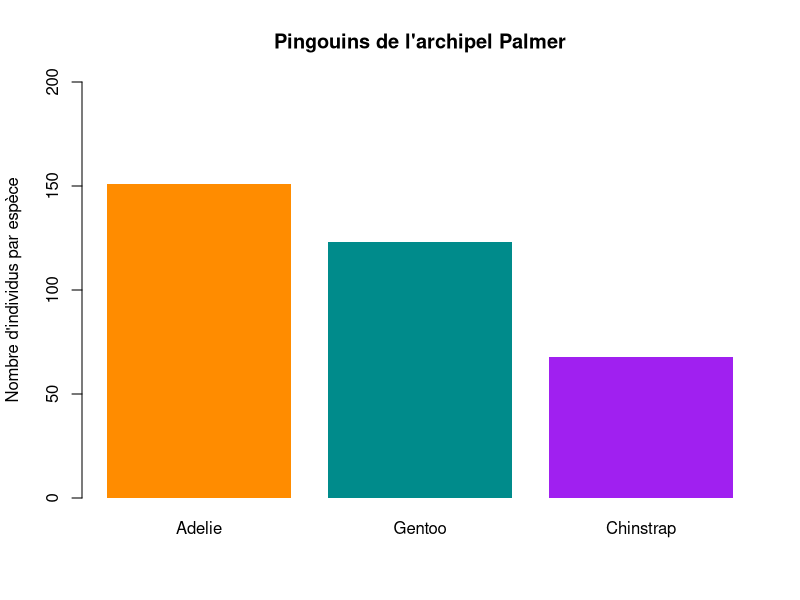
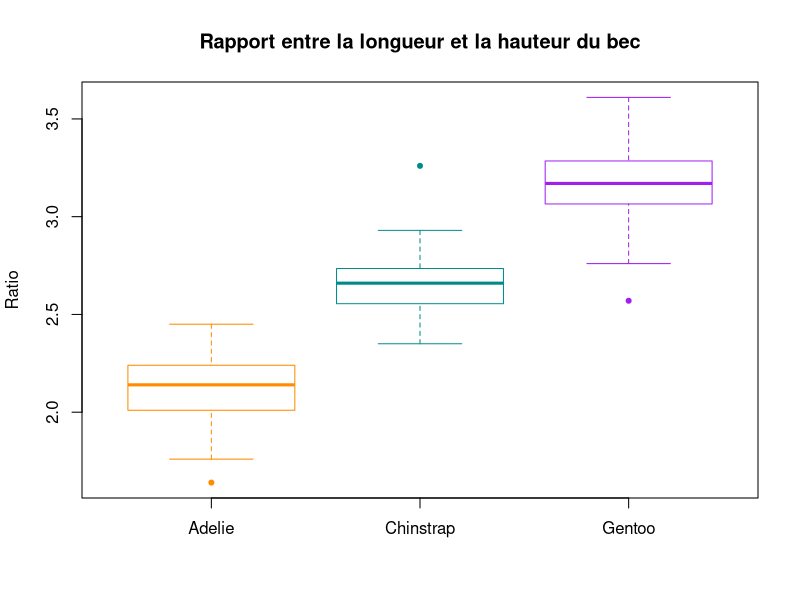
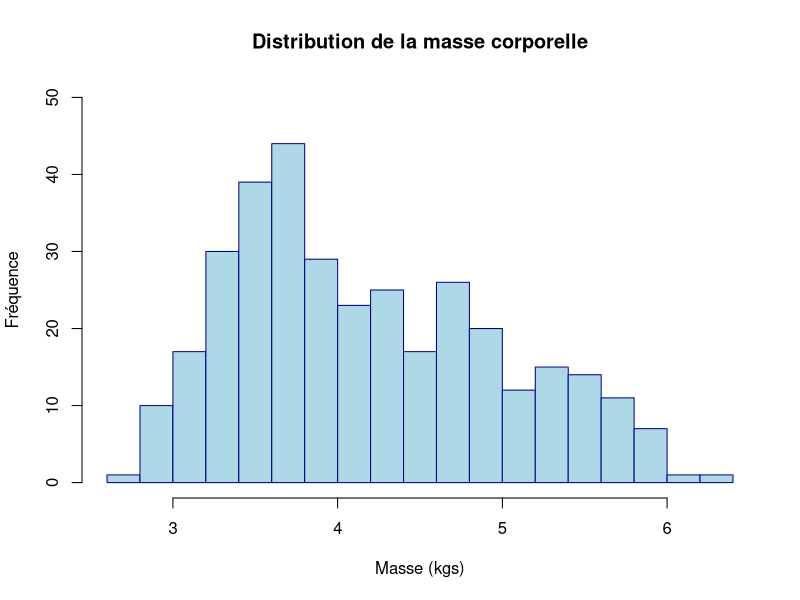
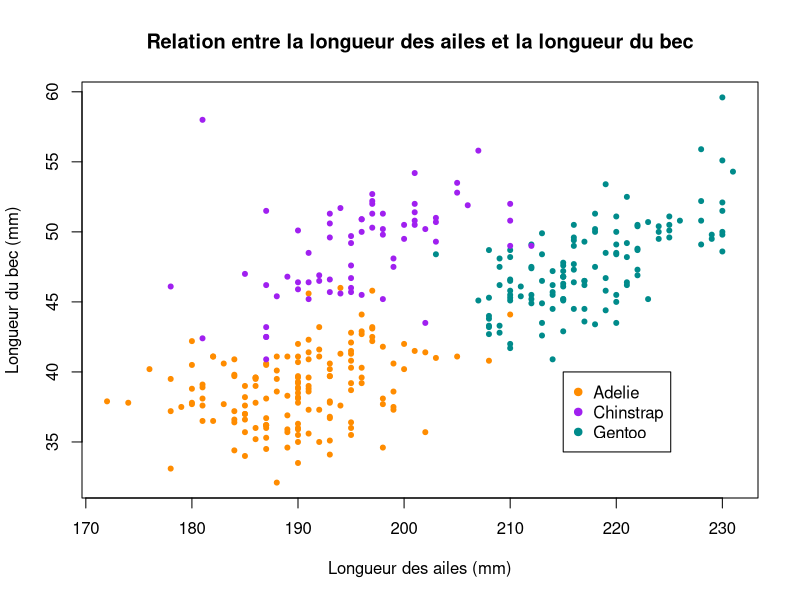

The R script that drew these images, in order:
## ---- chunk 1
# Importer les donnees sans afficher le code
pingouins <- read.csv("../data/pingouins_propre.csv")
## ---- chunk 2
# Tableau de la répartition des individus
table(pingouins$espece, pingouins$ile)
## ---- chunk 3
knitr::kable(head(pingouins, 3))
## ---- chunk 4
# Barplot : nombre d'individus par espece 
barplot(sort(table(pingouins$espece), decreasing = TRUE),
        col = c("Adelie" = "darkorange",
                "Chinstrap" = "cyan4",
                "Gentoo" = "purple"),
        border = NA,
        main = "Pingouins de l'archipel Palmer",
        ylab = "Nombre d'individus par espèce",
        ylim = c(0, 200))
## ---- chunk 5
# Calculer le ratio entre la longueur et la hauteur du bec
pingouins$ratio_bec <- round(pingouins$longueur_bec_mm / pingouins$hauteur_bec_mm,
                             digits = 2)

# Boxplot : ratio du bec en fonction de l'espece
boxplot(pingouins$ratio_bec ~ pingouins$espece,
        col = NA,
        border = c("Adelie" = "darkorange",
                   "Chinstrap" = "cyan4",
                   "Gentoo" = "purple"),
        pch = 20,
        main = "Rapport entre la longueur et la hauteur du bec",
        xlab = "",
        ylab = "Ratio")
## ---- chunk 6
# Histogramme : distribution de la masse corporelle
hist(pingouins$masse_corporelle_g / 1000,
     breaks = 20,
     col = "lightblue",
     border = "darkblue",
     ylim = c(0, 50),
     main = "Distribution de la masse corporelle",
     xlab = "Masse (kgs)",
     ylab = "Fréquence")
## ---- chunk 7

# Ajouter une variable couleur 
pingouins$couleur[pingouins$espece == "Adelie"] <- "darkorange"
pingouins$couleur[pingouins$espece == "Chinstrap"] <- "purple"
pingouins$couleur[pingouins$espece == "Gentoo"] <- "cyan4"

# Scatter plot : longueur des ailes vs longueur du bec
plot(x = pingouins$longueur_aile_mm, y = pingouins$longueur_bec_mm,
     col = pingouins$couleur,
     pch = 20,
     main = "Relation entre la longueur des ailes et la longueur du bec",
     xlab = "Longueur des ailes (mm)",
     ylab = "Longueur du bec (mm)")
legend(legend = sort(unique(pingouins$espece)),
       x = 215,
       y = 40,
       col = c("darkorange", "purple", "cyan4"),
       pch = 19)
